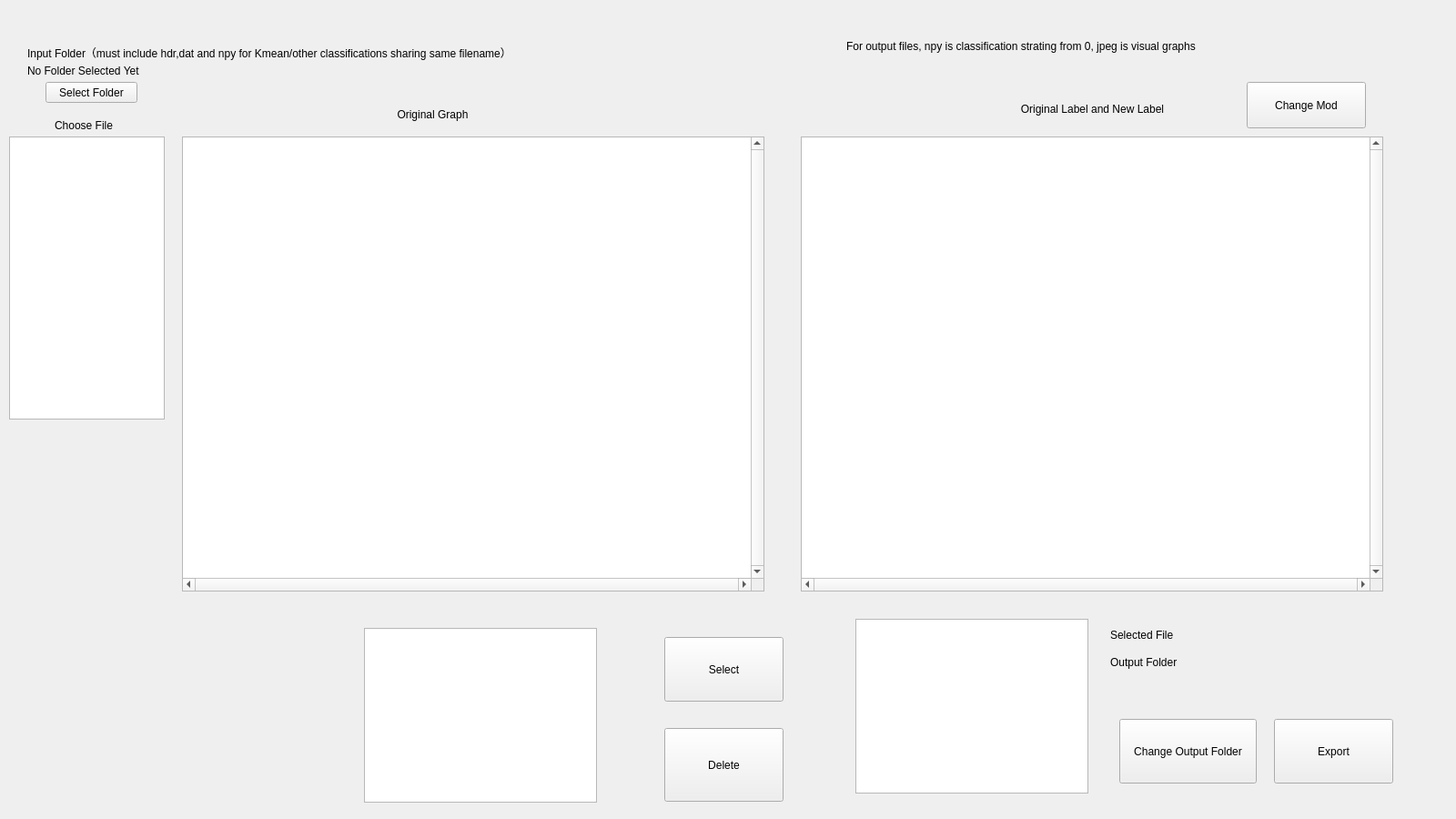
<?xml version="1.0" encoding="UTF-8"?>
<ui version="4.0">
 <class>Widget</class>
 <widget class="QWidget" name="Widget">
  <property name="geometry">
   <rect>
    <x>0</x>
    <y>0</y>
    <width>1600</width>
    <height>900</height>
   </rect>
  </property>
  <property name="windowTitle">
   <string>Widget</string>
  </property>
  <widget class="QLabel" name="label">
   <property name="geometry">
    <rect>
     <x>60</x>
     <y>130</y>
     <width>91</width>
     <height>16</height>
    </rect>
   </property>
   <property name="text">
    <string>Choose File</string>
   </property>
  </widget>
  <widget class="QGraphicsView" name="originalGraphView">
   <property name="geometry">
    <rect>
     <x>200</x>
     <y>150</y>
     <width>640</width>
     <height>500</height>
    </rect>
   </property>
   <property name="sizePolicy">
    <sizepolicy hsizetype="Fixed" vsizetype="Fixed">
     <horstretch>0</horstretch>
     <verstretch>0</verstretch>
    </sizepolicy>
   </property>
   <property name="verticalScrollBarPolicy">
    <enum>Qt::ScrollBarAlwaysOn</enum>
   </property>
   <property name="horizontalScrollBarPolicy">
    <enum>Qt::ScrollBarAlwaysOn</enum>
   </property>
   <property name="sizeAdjustPolicy">
    <enum>QAbstractScrollArea::AdjustToContents</enum>
   </property>
  </widget>
  <widget class="QPushButton" name="selectFolderButton">
   <property name="geometry">
    <rect>
     <x>50</x>
     <y>90</y>
     <width>101</width>
     <height>23</height>
    </rect>
   </property>
   <property name="toolTipDuration">
    <number>12</number>
   </property>
   <property name="text">
    <string>Select Folder</string>
   </property>
  </widget>
  <widget class="QGraphicsView" name="labelView">
   <property name="geometry">
    <rect>
     <x>880</x>
     <y>150</y>
     <width>640</width>
     <height>500</height>
    </rect>
   </property>
   <property name="verticalScrollBarPolicy">
    <enum>Qt::ScrollBarAlwaysOn</enum>
   </property>
   <property name="horizontalScrollBarPolicy">
    <enum>Qt::ScrollBarAlwaysOn</enum>
   </property>
   <property name="sizeAdjustPolicy">
    <enum>QAbstractScrollArea::AdjustToContents</enum>
   </property>
  </widget>
  <widget class="QLabel" name="label_2">
   <property name="geometry">
    <rect>
     <x>320</x>
     <y>110</y>
     <width>311</width>
     <height>31</height>
    </rect>
   </property>
   <property name="text">
    <string>Original Graph</string>
   </property>
   <property name="alignment">
    <set>Qt::AlignCenter</set>
   </property>
  </widget>
  <widget class="QLabel" name="label_3">
   <property name="geometry">
    <rect>
     <x>980</x>
     <y>110</y>
     <width>441</width>
     <height>20</height>
    </rect>
   </property>
   <property name="text">
    <string>Original Label and New Label</string>
   </property>
   <property name="alignment">
    <set>Qt::AlignCenter</set>
   </property>
  </widget>
  <widget class="QPushButton" name="selectTypeButton">
   <property name="geometry">
    <rect>
     <x>730</x>
     <y>700</y>
     <width>131</width>
     <height>71</height>
    </rect>
   </property>
   <property name="text">
    <string>Select</string>
   </property>
  </widget>
  <widget class="QPushButton" name="removeButton">
   <property name="geometry">
    <rect>
     <x>730</x>
     <y>800</y>
     <width>131</width>
     <height>81</height>
    </rect>
   </property>
   <property name="text">
    <string>Delete</string>
   </property>
  </widget>
  <widget class="QPushButton" name="exportButton">
   <property name="geometry">
    <rect>
     <x>1400</x>
     <y>790</y>
     <width>131</width>
     <height>71</height>
    </rect>
   </property>
   <property name="text">
    <string>Export</string>
   </property>
  </widget>
  <widget class="QLabel" name="folderNameLabel">
   <property name="geometry">
    <rect>
     <x>30</x>
     <y>70</y>
     <width>301</width>
     <height>16</height>
    </rect>
   </property>
   <property name="text">
    <string>No Folder Selected Yet</string>
   </property>
  </widget>
  <widget class="QListWidget" name="fileListWidget">
   <property name="geometry">
    <rect>
     <x>10</x>
     <y>150</y>
     <width>171</width>
     <height>311</height>
    </rect>
   </property>
  </widget>
  <widget class="QPushButton" name="switchLabelButton">
   <property name="geometry">
    <rect>
     <x>1370</x>
     <y>90</y>
     <width>131</width>
     <height>51</height>
    </rect>
   </property>
   <property name="text">
    <string>Change Mod</string>
   </property>
  </widget>
  <widget class="QTableWidget" name="originalLabelTypeTable">
   <property name="geometry">
    <rect>
     <x>400</x>
     <y>690</y>
     <width>256</width>
     <height>192</height>
    </rect>
   </property>
  </widget>
  <widget class="QTableWidget" name="newLabelTypeTable">
   <property name="geometry">
    <rect>
     <x>940</x>
     <y>680</y>
     <width>256</width>
     <height>192</height>
    </rect>
   </property>
  </widget>
  <widget class="QLabel" name="folderNameLabel_2">
   <property name="geometry">
    <rect>
     <x>30</x>
     <y>50</y>
     <width>641</width>
     <height>16</height>
    </rect>
   </property>
   <property name="text">
    <string>Input Folder（must include hdr,dat and npy for Kmean/other classifications sharing same filename）</string>
   </property>
  </widget>
  <widget class="QLabel" name="fileNameLabel">
   <property name="geometry">
    <rect>
     <x>1340</x>
     <y>690</y>
     <width>231</width>
     <height>16</height>
    </rect>
   </property>
   <property name="text">
    <string/>
   </property>
  </widget>
  <widget class="QLabel" name="label_5">
   <property name="geometry">
    <rect>
     <x>1220</x>
     <y>690</y>
     <width>81</width>
     <height>16</height>
    </rect>
   </property>
   <property name="text">
    <string>Selected File</string>
   </property>
  </widget>
  <widget class="QLabel" name="label_6">
   <property name="geometry">
    <rect>
     <x>1220</x>
     <y>720</y>
     <width>131</width>
     <height>16</height>
    </rect>
   </property>
   <property name="text">
    <string>Output Folder</string>
   </property>
  </widget>
  <widget class="QLabel" name="outputFolderLabel">
   <property name="geometry">
    <rect>
     <x>1340</x>
     <y>720</y>
     <width>231</width>
     <height>16</height>
    </rect>
   </property>
   <property name="text">
    <string/>
   </property>
  </widget>
  <widget class="QLabel" name="label_4">
   <property name="geometry">
    <rect>
     <x>930</x>
     <y>10</y>
     <width>521</width>
     <height>81</height>
    </rect>
   </property>
   <property name="text">
    <string>For output files, npy is classification strating from 0, jpeg is visual graphs</string>
   </property>
  </widget>
  <widget class="QPushButton" name="changeExportLocationButton">
   <property name="geometry">
    <rect>
     <x>1230</x>
     <y>790</y>
     <width>151</width>
     <height>71</height>
    </rect>
   </property>
   <property name="text">
    <string>Change Output Folder</string>
   </property>
  </widget>
 </widget>
 <resources/>
 <connections/>
</ui>
